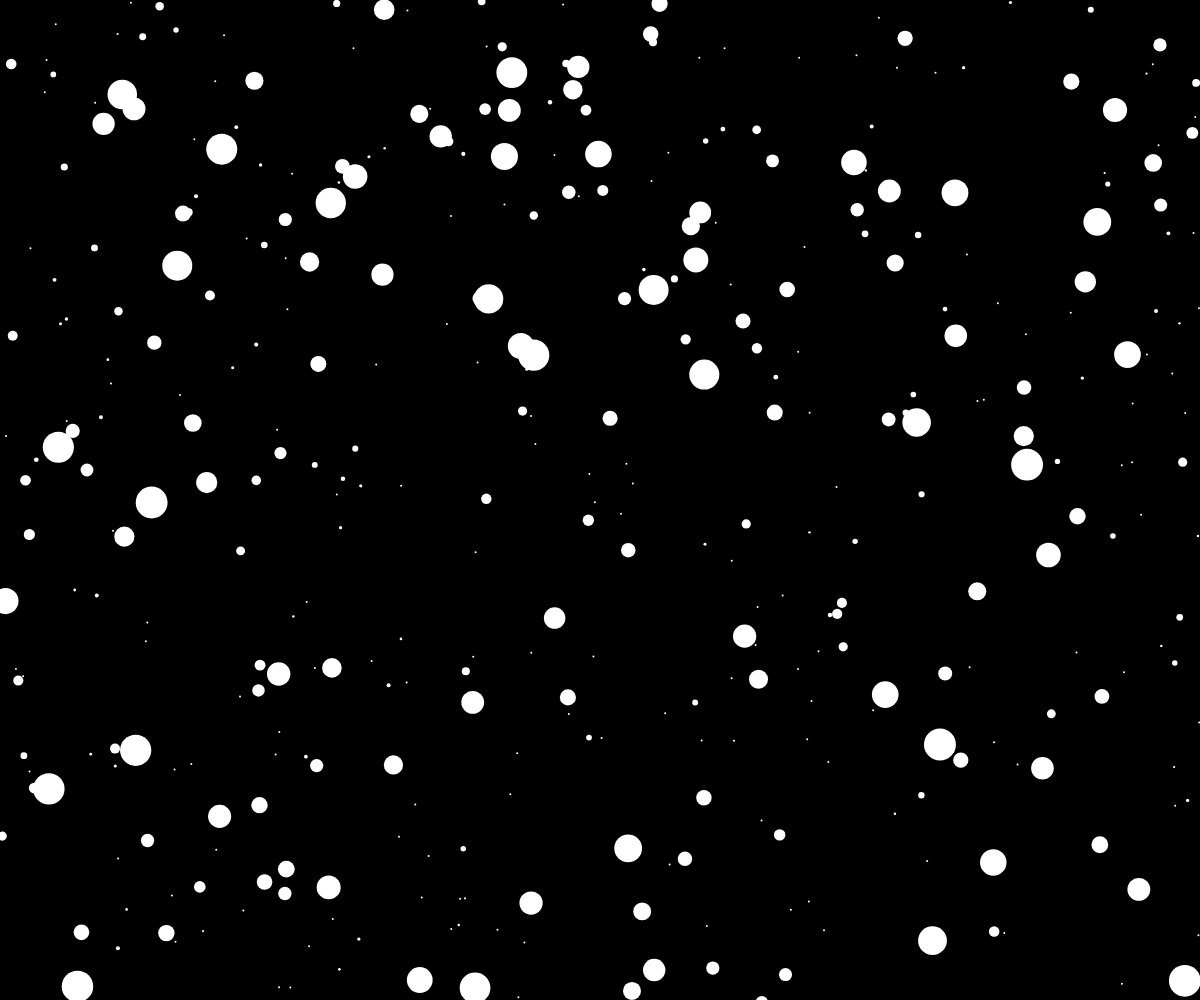
Frame 1 (no input)
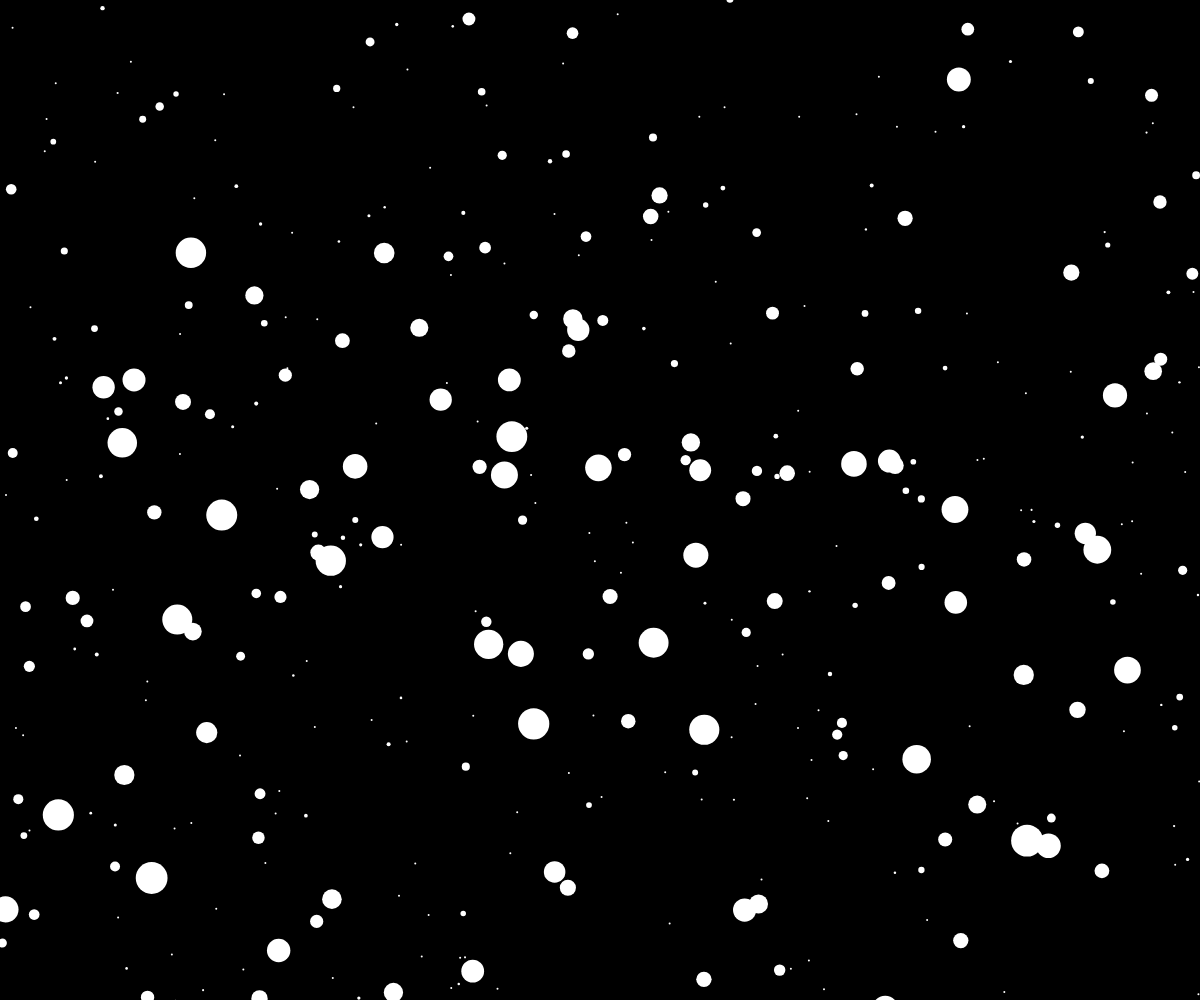
Frame 60 (no input)
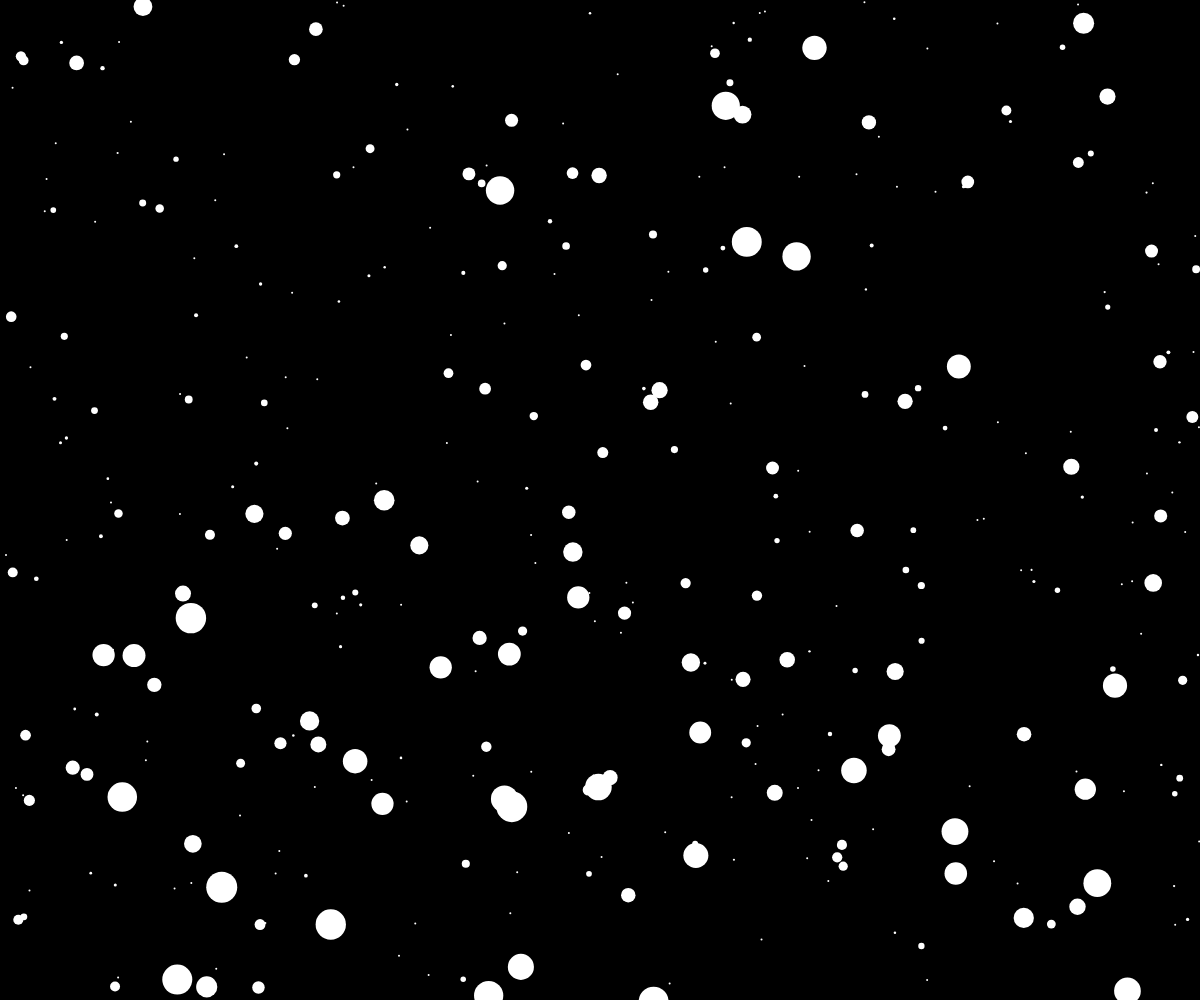
Frame 120 (the mouse pressed at the canvas centre since frame 60)

The p5.js sketch that drew these frames (run headless with seeded random() and noise() and a simulated clock; from frame 60 on, the mouse is pressed at the canvas centre):

// p5.js sketch
// ── sketch.js
let snow = [];
let gravity;

function setup() {
  createCanvas(windowWidth, windowHeight);
  gravity = createVector(0, 0.3); // y 방향으로 가속도를 0.03 주겠다

  for (let i = 0; i < 400; i++) {
    let x = random(width);
    let y = random(height);
    // let design = random(textures);
    snow.push(new Snowflake(x, y));
  }
}

function draw() {
  background(0);

  //   snow.push(new Snowflake());
  for (flake of snow) {
    flake.applyForce(gravity);
    flake.update();
    flake.render();
  }

  // flake가 화면 밖으로 나가게되면 배열에서 제거한다
  //   for (let i = snow.length - 1; i >= 0; i--) {
  //     if (snow[i].offScreen()) {
  //       snow.splice(i, 1);
  //     }
  //   }
}

// ── snowflake.js
function getRandomSize() {
  let r = pow(random(0, 1), 3);
  return constrain(r * 32, 2, 32);
  //   while (true) {
  //     // 0에서 1 사이의 무작위한 값 두 개 생성
  //     let r1 = random(1);
  //     let r2 = random(1);

  //     // 만약 r2가 r1보다 크면 조건을 만족하고 루프를 빠져나감
  //     if (r2 > r1) {
  //       return r1 * 36; // 0에서 36 사이의 랜덤 숫자
  //     }
  //   }

  // 가우스시안 분포
  //   let r = randomGaussian() * 2.5;
  // 평균이 0이고 표준편차가 1인 정규분포를 따르는 난수를 생성한다
  // 평균 근처의 값이 더 자주 나오고, 크거나 작은 값은 더 드물게 나온다
  // 2를 곱함: 난수의 범위는 -2에서 2 사이
  //   return constrain(abs(r * r), 2, 36);
  // abs(): 절대값. 음수일 경우 양수로 반환
  // constrain(): 해당 값을 2와 36 픽셀 사이로 제한한다
}

class Snowflake {
  constructor(sx, sy) {
    let x = sx || this.random(width);
    let y = sy || this.random(-100, -10);
    // this.img = img;
    this.position = createVector(x, y);
    this.velocity = createVector(0, 0); // 속도
    this.acceleration = createVector(); // 가속도
    // this.random = random(0, 36);
    this.random = getRandomSize();
    // 확률적으로 작은 눈송이가 많아짐!!
  }

  applyForce(force) {
    // Parallax Effect Hack
    let f = force.copy();
    f.mult(this.random);

    // let f = force.copy();
    // f.div(this.mass);
    this.acceleration.add(f);
  }

  randomize() {
    let x = random(width);
    let y = random(-100, -10);
    this.position = createVector(x, y);
    this.velocity = createVector(0, 0);
    this.acceleration = createVector();
    this.random = getRandomSize();
  }

  update() {
    this.velocity.add(this.acceleration);
    this.velocity.limit(this.random * 0.2);

    // 속도가 느린 눈송이가 많아질 경우 화면상 그려지는 눈송이가 너무 많아진다.
    // --> 렌더링 속도가 느려짐을 방지하기 위함
    if (this.velocity.mag() < 1) {
      // this.velocity.mag: velocity 벡터의 크기. 즉 길이
      this.velocity.normalize();
      // 벡터를 정규화하면 벡터의 방향은 그대로 유지되면서 길이가 1이 된다
      // 속도 벡터의 크기를 1로 맞춤으로써 객체가 일정한 속도로 움직이도록하는 역할
    }
    this.position.add(this.velocity);
    this.acceleration.mult(0);

    // 화면상에서 눈꽃이 벗어나면 다시 위치를 새로 얻어서 재활용한다
    if (this.position.y > height + this.random) {
      this.randomize();
    }
  }

  render() {
    stroke(255);
    strokeWeight(this.random);
    point(this.position.x, this.position.y);
  }

  //   offScreen() {
  //     return this.position.y > height + this.random;
  //   }
}
